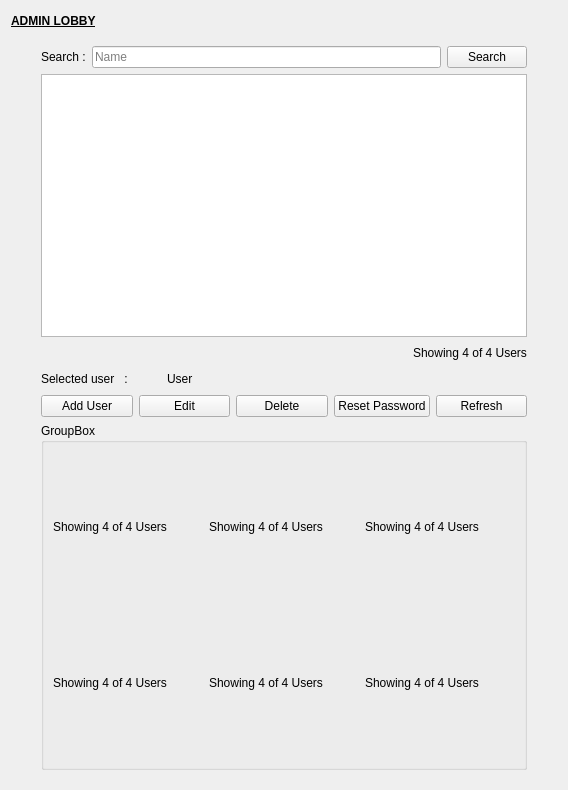
                          <widget class="QWidget" name="scrollAreaWidgetContents_4">
                           <property name="geometry">
                            <rect>
                             <x>0</x>
                             <y>0</y>
                             <width>564</width>
                             <height>790</height>
                            </rect>
                           </property>
                           <layout class="QVBoxLayout" name="verticalLayout_94">
                            <item>
                             <widget class="QLabel" name="label_summaryTitle_3">
                              <property name="minimumSize">
                               <size>
                                <width>0</width>
                                <height>20</height>
                               </size>
                              </property>
                              <property name="maximumSize">
                               <size>
                                <width>16777215</width>
                                <height>20</height>
                               </size>
                              </property>
                              <property name="font">
                               <font>
                                <bold>true</bold>
                                <underline>true</underline>
                               </font>
                              </property>
                              <property name="text">
                               <string>ADMIN LOBBY</string>
                              </property>
                             </widget>
                            </item>
                            <item>
                             <widget class="QWidget" name="widget_adminUserPage" native="true">
                              <layout class="QVBoxLayout" name="verticalLayout_123">
                               <property name="leftMargin">
                                <number>30</number>
                               </property>
                               <property name="rightMargin">
                                <number>30</number>
                               </property>
                               <item>
                                <layout class="QVBoxLayout" name="verticalLayout_101">
                                 <item>
                                  <layout class="QHBoxLayout" name="horizontalLayout_61">
                                   <item>
                                    <widget class="QLabel" name="label_summaryTitle_4">
                                     <property name="minimumSize">
                                      <size>
                                       <width>0</width>
                                       <height>20</height>
                                      </size>
                                     </property>
                                     <property name="maximumSize">
                                      <size>
                                       <width>16777215</width>
                                       <height>20</height>
                                      </size>
                                     </property>
                                     <property name="font">
                                      <font>
                                       <bold>false</bold>
                                       <underline>false</underline>
                                      </font>
                                     </property>
                                     <property name="text">
                                      <string>Search :</string>
                                     </property>
                                    </widget>
                                   </item>
                                   <item>
                                    <widget class="QLineEdit" name="lineEdit_editBookISBN_2">
                                     <property name="text">
                                      <string />
                                     </property>
                                     <property name="placeholderText">
                                      <string>Name</string>
                                     </property>
                                    </widget>
                                   </item>
                                   <item>
                                    <widget class="QPushButton" name="pushButton_BackToLearnersList_2">
                                     <property name="font">
                                      <font>
                                       <italic>false</italic>
                                       <bold>false</bold>
                                       <underline>false</underline>
                                       <kerning>true</kerning>
                                      </font>
                                     </property>
                                     <property name="text">
                                      <string>Search</string>
                                     </property>
                                     <property name="flat">
                                      <bool>false</bool>
                                     </property>
                                    </widget>
                                   </item>
                                  </layout>
                                 </item>
                                 <item>
                                  <widget class="QTableWidget" name="tableWidget_lostBooks_2">
                                   <property name="minimumSize">
                                    <size>
                                     <width>0</width>
                                     <height>250</height>
                                    </size>
                                   </property>
                                   </widget>
                                 </item>
                                 <item alignment="Qt::AlignmentFlag::AlignRight">
                                  <widget class="QLabel" name="label_summaryTitle_5">
                                   <property name="minimumSize">
                                    <size>
                                     <width>0</width>
                                     <height>20</height>
                                    </size>
                                   </property>
                                   <property name="maximumSize">
                                    <size>
                                     <width>16777215</width>
                                     <height>20</height>
                                    </size>
                                   </property>
                                   <property name="font">
                                    <font>
                                     <bold>false</bold>
                                     <underline>false</underline>
                                    </font>
                                   </property>
                                   <property name="text">
                                    <string>Showing 4 of 4 Users</string>
                                   </property>
                                  </widget>
                                 </item>
                                 <item>
                                  <layout class="QHBoxLayout" name="horizontalLayout_62">
                                   <item>
                                    <widget class="QLabel" name="label_summaryTitle_6">
                                     <property name="maximumSize">
                                      <size>
                                       <width>120</width>
                                       <height>20</height>
                                      </size>
                                     </property>
                                     <property name="font">
                                      <font>
                                       <bold>false</bold>
                                       <underline>false</underline>
                                      </font>
                                     </property>
                                     <property name="text">
                                      <string>Selected user   :</string>
                                     </property>
                                    </widget>
                                   </item>
                                   <item>
                                    <widget class="QLabel" name="label_summaryTitle_7">
                                     <property name="minimumSize">
                                      <size>
                                       <width>0</width>
                                       <height>20</height>
                                      </size>
                                     </property>
                                     <property name="maximumSize">
                                      <size>
                                       <width>16777215</width>
                                       <height>20</height>
                                      </size>
                                     </property>
                                     <property name="font">
                                      <font>
                                       <bold>false</bold>
                                       <underline>false</underline>
                                      </font>
                                     </property>
                                     <property name="text">
                                      <string>User</string>
                                     </property>
                                    </widget>
                                   </item>
                                  </layout>
                                 </item>
                                 <item>
                                  <layout class="QHBoxLayout" name="horizontalLayout_63">
                                   <item>
                                    <widget class="QPushButton" name="pushButton_BackToLearnersList_3">
                                     <property name="font">
                                      <font>
                                       <italic>false</italic>
                                       <bold>false</bold>
                                       <underline>false</underline>
                                       <kerning>true</kerning>
                                      </font>
                                     </property>
                                     <property name="text">
                                      <string>Add User</string>
                                     </property>
                                     <property name="flat">
                                      <bool>false</bool>
                                     </property>
                                    </widget>
                                   </item>
                                   <item>
                                    <widget class="QPushButton" name="pushButton_BackToLearnersList_4">
                                     <property name="font">
                                      <font>
                                       <italic>false</italic>
                                       <bold>false</bold>
                                       <underline>false</underline>
                                       <kerning>true</kerning>
                                      </font>
                                     </property>
                                     <property name="text">
                                      <string>Edit</string>
                                     </property>
                                     <property name="flat">
                                      <bool>false</bool>
                                     </property>
                                    </widget>
                                   </item>
                                   <item>
                                    <widget class="QPushButton" name="pushButton_BackToLearnersList_5">
                                     <property name="font">
                                      <font>
                                       <italic>false</italic>
                                       <bold>false</bold>
                                       <underline>false</underline>
                                       <kerning>true</kerning>
                                      </font>
                                     </property>
                                     <property name="text">
                                      <string>Delete</string>
                                     </property>
                                     <property name="flat">
                                      <bool>false</bool>
                                     </property>
                                    </widget>
                                   </item>
                                   <item>
                                    <widget class="QPushButton" name="pushButton_BackToLearnersList_6">
                                     <property name="font">
                                      <font>
                                       <italic>false</italic>
                                       <bold>false</bold>
                                       <underline>false</underline>
                                       <kerning>true</kerning>
                                      </font>
                                     </property>
                                     <property name="text">
                                      <string>Reset Password</string>
                                     </property>
                                     <property name="flat">
                                      <bool>false</bool>
                                     </property>
                                    </widget>
                                   </item>
                                   <item>
                                    <widget class="QPushButton" name="pushButton_BackToLearnersList_7">
                                     <property name="font">
                                      <font>
                                       <italic>false</italic>
                                       <bold>false</bold>
                                       <underline>false</underline>
                                       <kerning>true</kerning>
                                      </font>
                                     </property>
                                     <property name="text">
                                      <string>Refresh</string>
                                     </property>
                                     <property name="flat">
                                      <bool>false</bool>
                                     </property>
                                    </widget>
                                   </item>
                                  </layout>
                                 </item>
                                </layout>
                               </item>
                               <item>
                                <widget class="QGroupBox" name="groupBox">
                                 <property name="title">
                                  <string>GroupBox</string>
                                 </property>
                                 <layout class="QVBoxLayout" name="verticalLayout_104">
                                  <item>
                                   <layout class="QHBoxLayout" name="horizontalLayout_64">
                                    <item>
                                     <widget class="QLabel" name="label_summaryTitle_8">
                                      <property name="minimumSize">
                                       <size>
                                        <width>150</width>
                                        <height>150</height>
                                       </size>
                                      </property>
                                      <property name="font">
                                       <font>
                                        <bold>false</bold>
                                        <underline>false</underline>
                                       </font>
                                      </property>
                                      <property name="text">
                                       <string>Showing 4 of 4 Users</string>
                                      </property>
                                     </widget>
                                    </item>
                                    <item alignment="Qt::AlignmentFlag::AlignTop">
                                     <widget class="QLabel" name="label_summaryTitle_11">
                                      <property name="minimumSize">
                                       <size>
                                        <width>150</width>
                                        <height>150</height>
                                       </size>
                                      </property>
                                      <property name="maximumSize">
                                       <size>
                                        <width>16777215</width>
                                        <height>20</height>
                                       </size>
                                      </property>
                                      <property name="font">
                                       <font>
                                        <bold>false</bold>
                                        <underline>false</underline>
                                       </font>
                                      </property>
                                      <property name="text">
                                       <string>Showing 4 of 4 Users</string>
                                      </property>
                                     </widget>
                                    </item>
                                    <item alignment="Qt::AlignmentFlag::AlignTop">
                                     <widget class="QLabel" name="label_summaryTitle_12">
                                      <property name="minimumSize">
                                       <size>
                                        <width>150</width>
                                        <height>150</height>
                                       </size>
                                      </property>
                                      <property name="maximumSize">
                                       <size>
                                        <width>16777215</width>
                                        <height>20</height>
                                       </size>
                                      </property>
                                      <property name="font">
                                       <font>
                                        <bold>false</bold>
                                        <underline>false</underline>
                                       </font>
                                      </property>
                                      <property name="text">
                                       <string>Showing 4 of 4 Users</string>
                                      </property>
                                     </widget>
                                    </item>
                                   </layout>
                                  </item>
                                  <item>
                                   <layout class="QHBoxLayout" name="horizontalLayout_65">
                                    <item alignment="Qt::AlignmentFlag::AlignTop">
                                     <widget class="QLabel" name="label_summaryTitle_9">
                                      <property name="minimumSize">
                                       <size>
                                        <width>150</width>
                                        <height>150</height>
                                       </size>
                                      </property>
                                      <property name="maximumSize">
                                       <size>
                                        <width>16777215</width>
                                        <height>20</height>
                                       </size>
                                      </property>
                                      <property name="font">
                                       <font>
                                        <bold>false</bold>
                                        <underline>false</underline>
                                       </font>
                                      </property>
                                      <property name="text">
                                       <string>Showing 4 of 4 Users</string>
                                      </property>
                                     </widget>
                                    </item>
                                    <item alignment="Qt::AlignmentFlag::AlignTop">
                                     <widget class="QLabel" name="label_summaryTitle_10">
                                      <property name="minimumSize">
                                       <size>
                                        <width>150</width>
                                        <height>150</height>
                                       </size>
                                      </property>
                                      <property name="maximumSize">
                                       <size>
                                        <width>16777215</width>
                                        <height>20</height>
                                       </size>
                                      </property>
                                      <property name="font">
                                       <font>
                                        <bold>false</bold>
                                        <underline>false</underline>
                                       </font>
                                      </property>
                                      <property name="text">
                                       <string>Showing 4 of 4 Users</string>
                                      </property>
                                     </widget>
                                    </item>
                                    <item alignment="Qt::AlignmentFlag::AlignTop">
                                     <widget class="QLabel" name="label_summaryTitle_13">
                                      <property name="minimumSize">
                                       <size>
                                        <width>150</width>
                                        <height>150</height>
                                       </size>
                                      </property>
                                      <property name="maximumSize">
                                       <size>
                                        <width>16777215</width>
                                        <height>20</height>
                                       </size>
                                      </property>
                                      <property name="font">
                                       <font>
                                        <bold>false</bold>
                                        <underline>false</underline>
                                       </font>
                                      </property>
                                      <property name="text">
                                       <string>Showing 4 of 4 Users</string>
                                      </property>
                                     </widget>
                                    </item>
                                   </layout>
                                  </item>
                                 </layout>
                                </widget>
                               </item>
                              </layout>
                             </widget>
                            </item>
                           </layout>
                          </widget>
